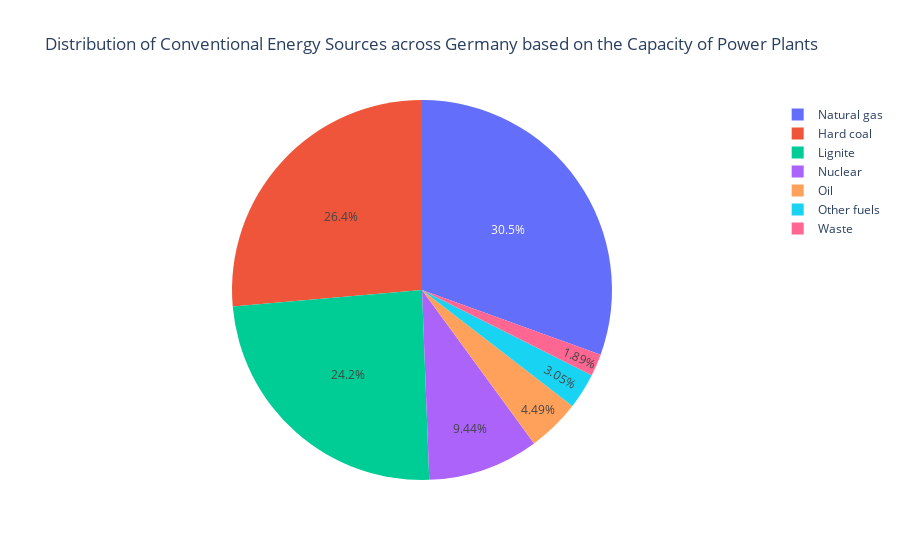

Notebook source saved alongside this figure:
### Markdown cell above
#### Pie Chart: Distribution of Conventional Energy Sources across Germany by Capacity (MW) of Power Plants

### Code cell
# Create pie chart showing the distribution of energy sources across Germany based on the 
# capacity (MW) of power plants

fig = px.pie(conv_cap_sources, 
             values = 'total_net_capacity', 
             names = 'energy_source', 
             title ='Distribution of Conventional Energy Sources across Germany based on the Capacity of Power Plants'
            )
fig.show()

### Figure 1 — Plotly figure (JSON) as saved in the notebook; plotly's stock layout.template omitted (floating-point values rounded to 4 significant figures)
{"data": [{"domain": {"x": [0, 1], "y": [0, 1]}, "hovertemplate": "energy_source=%{label}<br>total_net_capacity=%{value}<extra></extra>", "labels": ["Natural gas", "Hard coal", "Lignite", "Nuclear", "Oil", "Other fuels", "Waste"], "legendgroup": "", "name": "", "showlegend": true, "type": "pie", "values": [26242, 22685, 20819, 8114, 3858, 2623, 1622]}], "layout": {"autosize": true, "legend": {"tracegroupgap": 0}, "title": {"text": "Distribution of Conventional Energy Sources across Germany based on the Capacity of Power Plants"}}}
